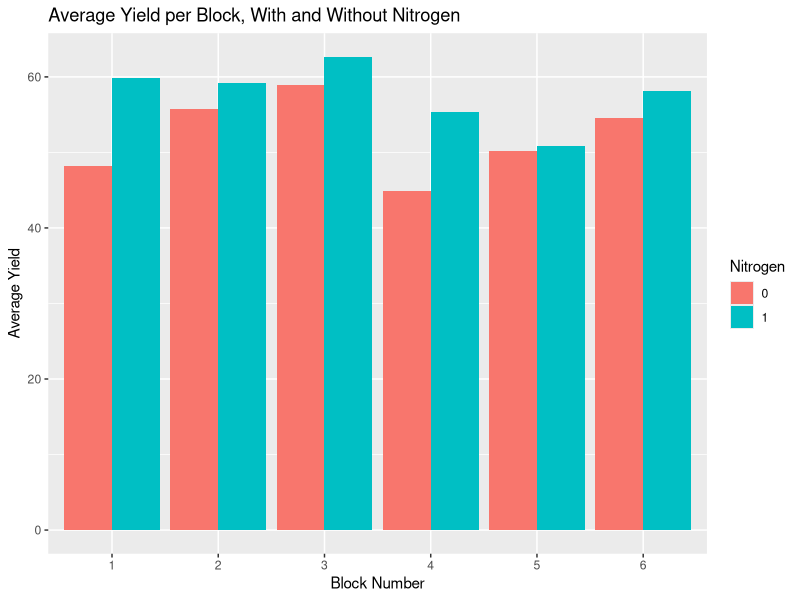

Write R code to recreate this figure.
# To access the correct file, import MASS
# install.packages('MASS')
# install.packages('ggplot2')
# install.packages ('dplyr')

# Load the packages and dataset
library(MASS)
library(dplyr)
library(ggplot2)

data(npk)

# START OF 3.a
# The yield is not taking into account due to possible unkown variance/ 
# dependence on factors.

# Set block and plot dimensions
n_blocks <- 1:6
n_plots <- 4
additives <- c("N", "P", "K")

# Create a list to randomly distribute over blocks
random_distributed <- list()

# Create empty 4x3 (plots x additives) grid as data frame
for (block in n_blocks) {
  blocks <- data.frame(matrix(0, nrow = n_plots, ncol = length(additives)))
  colnames(blocks) <- additives
  
  # Assign 2x 1 in each additive randomly
  for (additive in additives) {
    # Choose a random row
    row <- sample(1:n_plots, 2, replace = FALSE)
    # Insert 1 to signify presence of additive for selected rows
    blocks[row, additive] <- 1
  }
  
  # Save and assign block data
  blocks$Block <- block
  random_distributed[[block]] <- blocks
  
}

random_distributed


# START OF 3.b
# The yield is only (at this moment) possible to be collected from the dataset 
# and cannot be randomized due to unkown variance/ dependencies.

# Group npk data by block and N
grouped_data <- group_by(npk, block, N)

# Calculate the average yield for each group
average_yield_block = summarise(grouped_data, Average_Yield = mean(yield))
# average_yield_block

# Obtain data for each block where N=0 and N=1
absent_nitrogen <- filter(average_yield_block, N==0)
present_nitrogen <- filter(average_yield_block, N==1)

# Plot the average yield
avg_yield_plot <- ggplot(average_yield_block, aes(x = block, y = Average_Yield, fill = N)) + 
  geom_bar(stat = "identity", position = "dodge") +
  labs(x = "Block Number", y = "Average Yield", fill = "Nitrogen") +
  ggtitle("Average Yield per Block, With and Without Nitrogen")

avg_yield_plot

# START OF 3.c

# ANOVA (two-way)
# Indpenedent factors: block and N
# response variable: yield
# perform test to check normality

# Interpreting the table
# Df = degrees of freedom
# sum of squares = total var from blocks
# mean sq = sum of squares for block/degrees of freedom
# F value = ratio of variation from block to residual
  # 3.395 times larger than residuals
#Pr(>F) = p-value for if block significant effect on yield (response variable)
  # Less than 0.05 so statistically significant (5% level)

# F value N: larger effect on yield compared to block
# P-value of N is highly significant (1% level)

# residuals sum sq represents variation, unexplainable by block or N

# Both N and p have statistically significant effect, but Nitrogen has a higher 
# effect on yield.

two_way_anova <- aov(yield ~ block + N, data = npk)
summary(two_way_anova)
